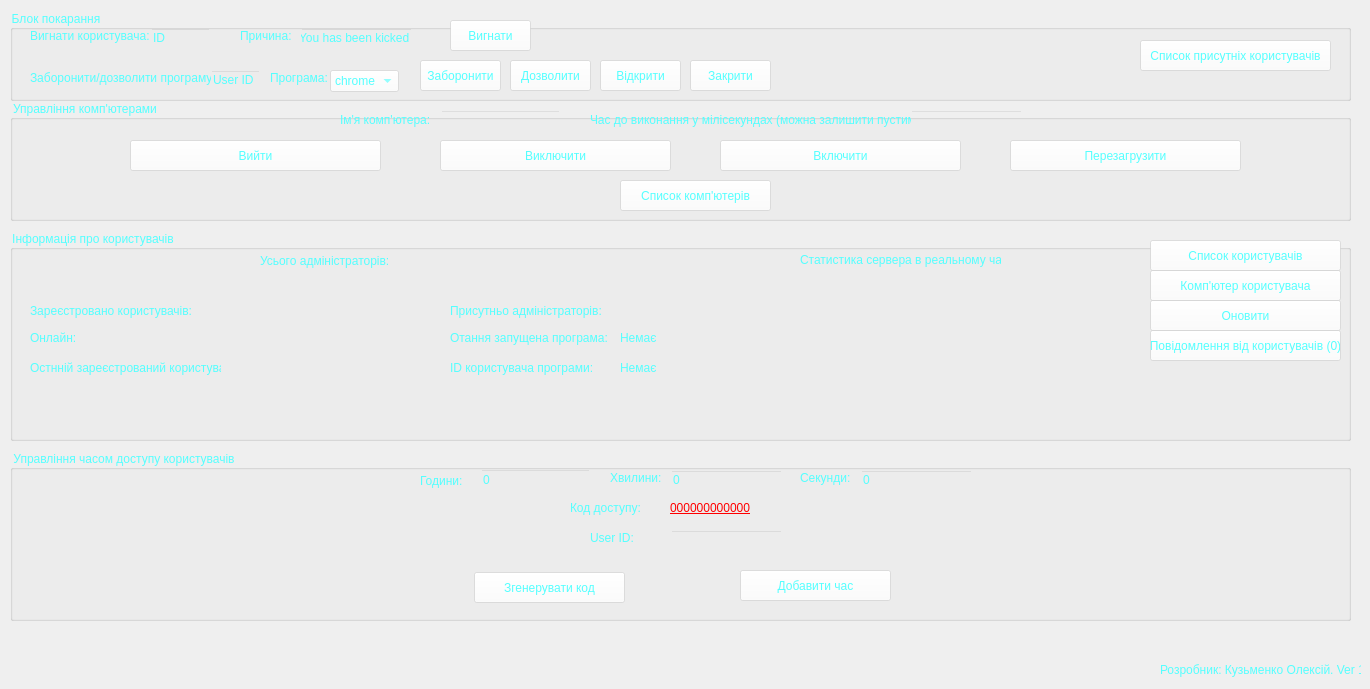
       <widget class="QWidget" name="tab_2">
        <property name="enabled">
         <bool>true</bool>
        </property>
        <property name="styleSheet">
         <string notr="true"/>
        </property>
        <attribute name="title">
         <string>Панель адміністратора</string>
        </attribute>
        <widget class="QGroupBox" name="groupBox_2">
         <property name="geometry">
          <rect>
           <x>10</x>
           <y>10</y>
           <width>1341</width>
           <height>91</height>
          </rect>
         </property>
         <property name="styleSheet">
          <string notr="true">background-color: rgb(106, 151, 246, 0);
color: rgb(85, 255, 255);</string>
         </property>
         <property name="title">
          <string>Блок покарання</string>
         </property>
         <widget class="QLabel" name="label_5">
          <property name="geometry">
           <rect>
            <x>20</x>
            <y>18</y>
            <width>131</width>
            <height>16</height>
           </rect>
          </property>
          <property name="styleSheet">
           <string notr="true">background-color: rgb(106, 151, 246, 0);</string>
          </property>
          <property name="text">
           <string>Вигнати користувача:</string>
          </property>
         </widget>
         <widget class="QLineEdit" name="lineEdit">
          <property name="geometry">
           <rect>
            <x>140</x>
            <y>18</y>
            <width>61</width>
            <height>20</height>
           </rect>
          </property>
          <property name="styleSheet">
           <string notr="true">background-color: rgb(106, 151, 246, 0);</string>
          </property>
          <property name="text">
           <string>ID</string>
          </property>
         </widget>
         <widget class="QLabel" name="label_6">
          <property name="geometry">
           <rect>
            <x>230</x>
            <y>18</y>
            <width>51</width>
            <height>16</height>
           </rect>
          </property>
          <property name="styleSheet">
           <string notr="true">background-color: rgb(106, 151, 246, 0);</string>
          </property>
          <property name="text">
           <string>Причина:</string>
          </property>
         </widget>
         <widget class="QLineEdit" name="lineEdit_2">
          <property name="geometry">
           <rect>
            <x>290</x>
            <y>18</y>
            <width>113</width>
            <height>20</height>
           </rect>
          </property>
          <property name="styleSheet">
           <string notr="true">background-color: rgb(106, 151, 246, 0);</string>
          </property>
          <property name="text">
           <string>You has been kicked</string>
          </property>
         </widget>
         <widget class="QPushButton" name="pushButton_3">
          <property name="geometry">
           <rect>
            <x>440</x>
            <y>10</y>
            <width>81</width>
            <height>31</height>
           </rect>
          </property>
          <property name="styleSheet">
           <string notr="true">QPushButton:disabled{
	color: rgb(170, 170, 127);
	background-color: rgb(170, 170, 127, 60);
}
QPushButton:enabled{
	background-color: rgb(255, 255, 255, 100);
}</string>
          </property>
          <property name="text">
           <string>Вигнати</string>
          </property>
         </widget>
         <widget class="QPushButton" name="pushButton_13">
          <property name="geometry">
           <rect>
            <x>1130</x>
            <y>30</y>
            <width>191</width>
            <height>31</height>
           </rect>
          </property>
          <property name="styleSheet">
           <string notr="true">QPushButton:disabled{
	color: rgb(170, 170, 127);
	background-color: rgb(170, 170, 127, 60);
}
QPushButton:enabled{
	background-color: rgb(255, 255, 255, 100);
}</string>
          </property>
          <property name="text">
           <string>Список присутніх користувачів</string>
          </property>
         </widget>
         <widget class="QLabel" name="label_55">
          <property name="geometry">
           <rect>
            <x>20</x>
            <y>60</y>
            <width>181</width>
            <height>16</height>
           </rect>
          </property>
          <property name="text">
           <string>Заборонити/дозволити програму:</string>
          </property>
         </widget>
         <widget class="QLineEdit" name="lineEdit_9">
          <property name="geometry">
           <rect>
            <x>200</x>
            <y>60</y>
            <width>51</width>
            <height>20</height>
           </rect>
          </property>
          <property name="text">
           <string>User ID</string>
          </property>
         </widget>
         <widget class="QLabel" name="label_56">
          <property name="geometry">
           <rect>
            <x>260</x>
            <y>60</y>
            <width>61</width>
            <height>16</height>
           </rect>
          </property>
          <property name="text">
           <string>Програма:</string>
          </property>
         </widget>
         <widget class="QComboBox" name="comboBox">
          <property name="geometry">
           <rect>
            <x>320</x>
            <y>60</y>
            <width>69</width>
            <height>22</height>
           </rect>
          </property>
          <property name="styleSheet">
           <string notr="true">QComboBox:enabled{
	background-color: rgb(255, 255, 255, 100);
}</string>
          </property>
          <item>
           <property name="text">
            <string>chrome</string>
           </property>
          </item>
          <item>
           <property name="text">
            <string>firefox</string>
           </property>
          </item>
          <item>
           <property name="text">
            <string>wmp</string>
           </property>
          </item>
          <item>
           <property name="text">
            <string>winrar</string>
           </property>
          </item>
         </widget>
         <widget class="QPushButton" name="pushButton_21">
          <property name="geometry">
           <rect>
            <x>410</x>
            <y>50</y>
            <width>81</width>
            <height>31</height>
           </rect>
          </property>
          <property name="styleSheet">
           <string notr="true">QPushButton:disabled{
	color: rgb(170, 170, 127);
	background-color: rgb(170, 170, 127, 60);
}
QPushButton:enabled{
	background-color: rgb(255, 255, 255, 100);
}</string>
          </property>
          <property name="text">
           <string>Заборонити</string>
          </property>
         </widget>
         <widget class="QPushButton" name="pushButton_22">
          <property name="geometry">
           <rect>
            <x>500</x>
            <y>50</y>
            <width>81</width>
            <height>31</height>
           </rect>
          </property>
          <property name="styleSheet">
           <string notr="true">QPushButton:disabled{
	color: rgb(170, 170, 127);
	background-color: rgb(170, 170, 127, 60);
}
QPushButton:enabled{
	background-color: rgb(255, 255, 255, 100);
}</string>
          </property>
          <property name="text">
           <string>Дозволити</string>
          </property>
         </widget>
         <widget class="QPushButton" name="pushButton_23">
          <property name="geometry">
           <rect>
            <x>590</x>
            <y>50</y>
            <width>81</width>
            <height>31</height>
           </rect>
          </property>
          <property name="styleSheet">
           <string notr="true">QPushButton:disabled{
	color: rgb(170, 170, 127);
	background-color: rgb(170, 170, 127, 60);
}
QPushButton:enabled{
	background-color: rgb(255, 255, 255, 100);
}</string>
          </property>
          <property name="text">
           <string>Відкрити</string>
          </property>
         </widget>
         <widget class="QPushButton" name="pushButton_24">
          <property name="geometry">
           <rect>
            <x>680</x>
            <y>50</y>
            <width>81</width>
            <height>31</height>
           </rect>
          </property>
          <property name="styleSheet">
           <string notr="true">QPushButton:disabled{
	color: rgb(170, 170, 127);
	background-color: rgb(170, 170, 127, 60);
}
QPushButton:enabled{
	background-color: rgb(255, 255, 255, 100);
}</string>
          </property>
          <property name="text">
           <string>Закрити</string>
          </property>
         </widget>
        </widget>
        <widget class="QGroupBox" name="groupBox_3">
         <property name="geometry">
          <rect>
           <x>10</x>
           <y>100</y>
           <width>1341</width>
           <height>121</height>
          </rect>
         </property>
         <property name="styleSheet">
          <string notr="true">background-color: rgb(106, 151, 246, 0);
color: rgb(85, 255, 255);</string>
         </property>
         <property name="title">
          <string>Управління комп'ютерами</string>
         </property>
         <widget class="QLabel" name="label_9">
          <property name="geometry">
           <rect>
            <x>330</x>
            <y>10</y>
            <width>101</width>
            <height>20</height>
           </rect>
          </property>
          <property name="styleSheet">
           <string notr="true">background-color: rgb(106, 151, 246, 0);</string>
          </property>
          <property name="text">
           <string>Ім'я комп'ютера:</string>
          </property>
         </widget>
         <widget class="QLineEdit" name="lineEdit_5">
          <property name="geometry">
           <rect>
            <x>430</x>
            <y>10</y>
            <width>121</width>
            <height>20</height>
           </rect>
          </property>
          <property name="styleSheet">
           <string notr="true">background-color: rgb(106, 151, 246, 0);</string>
          </property>
         </widget>
         <widget class="QPushButton" name="pushButton_5">
          <property name="geometry">
           <rect>
            <x>120</x>
            <y>40</y>
            <width>251</width>
            <height>31</height>
           </rect>
          </property>
          <property name="styleSheet">
           <string notr="true">QPushButton:disabled{
	color: rgb(170, 170, 127);
	background-color: rgb(170, 170, 127, 60);
}
QPushButton:enabled{
	background-color: rgb(255, 255, 255, 100);
}</string>
          </property>
          <property name="text">
           <string>Вийти</string>
          </property>
         </widget>
         <widget class="QPushButton" name="pushButton_6">
          <property name="geometry">
           <rect>
            <x>430</x>
            <y>40</y>
            <width>231</width>
            <height>31</height>
           </rect>
          </property>
          <property name="styleSheet">
           <string notr="true">QPushButton:disabled{
	color: rgb(170, 170, 127);
	background-color: rgb(170, 170, 127, 60);
}
QPushButton:enabled{
	background-color: rgb(255, 255, 255, 100);
}</string>
          </property>
          <property name="text">
           <string>Виключити</string>
          </property>
         </widget>
         <widget class="QPushButton" name="pushButton_7">
          <property name="geometry">
           <rect>
            <x>710</x>
            <y>40</y>
            <width>241</width>
            <height>31</height>
           </rect>
          </property>
          <property name="styleSheet">
           <string notr="true">QPushButton:disabled{
	color: rgb(170, 170, 127);
	background-color: rgb(170, 170, 127, 60);
}
QPushButton:enabled{
	background-color: rgb(255, 255, 255, 100);
}</string>
          </property>
          <property name="text">
           <string>Включити</string>
          </property>
         </widget>
         <widget class="QLabel" name="label_7">
          <property name="geometry">
           <rect>
            <x>580</x>
            <y>10</y>
            <width>321</width>
            <height>20</height>
           </rect>
          </property>
          <property name="styleSheet">
           <string notr="true">background-color: rgb(106, 151, 246, 0);</string>
          </property>
          <property name="text">
           <string>Час до виконання у мілісекундах (можна залишити пустим):</string>
          </property>
         </widget>
         <widget class="QLineEdit" name="lineEdit_3">
          <property name="geometry">
           <rect>
            <x>900</x>
            <y>10</y>
            <width>113</width>
            <height>20</height>
           </rect>
          </property>
          <property name="styleSheet">
           <string notr="true">background-color: rgb(106, 151, 246, 0);</string>
          </property>
         </widget>
         <widget class="QPushButton" name="pushButton_4">
          <property name="geometry">
           <rect>
            <x>1000</x>
            <y>40</y>
            <width>231</width>
            <height>31</height>
           </rect>
          </property>
          <property name="styleSheet">
           <string notr="true">QPushButton:disabled{
	color: rgb(170, 170, 127);
	background-color: rgb(170, 170, 127, 60);
}
QPushButton:enabled{
	background-color: rgb(255, 255, 255, 100);
}</string>
          </property>
          <property name="text">
           <string>Перезагрузити</string>
          </property>
         </widget>
         <widget class="QPushButton" name="pushButton_8">
          <property name="geometry">
           <rect>
            <x>610</x>
            <y>80</y>
            <width>151</width>
            <height>31</height>
           </rect>
          </property>
          <property name="styleSheet">
           <string notr="true">QPushButton:disabled{
	color: rgb(170, 170, 127);
	background-color: rgb(170, 170, 127, 60);
}
QPushButton:enabled{
	background-color: rgb(255, 255, 255, 100);
}</string>
          </property>
          <property name="text">
           <string>Список комп'ютерів</string>
          </property>
         </widget>
        </widget>
        <widget class="QGroupBox" name="groupBox_6">
         <property name="geometry">
          <rect>
           <x>10</x>
           <y>230</y>
           <width>1341</width>
           <height>211</height>
          </rect>
         </property>
         <property name="styleSheet">
          <string notr="true">background-color: rgb(106, 151, 246, 0);
color: rgb(85, 255, 255);</string>
         </property>
         <property name="title">
          <string>Інформація про користувачів</string>
         </property>
         <widget class="QLabel" name="label_20">
          <property name="geometry">
           <rect>
            <x>20</x>
            <y>70</y>
            <width>171</width>
            <height>21</height>
           </rect>
          </property>
          <property name="styleSheet">
           <string notr="true">background-color: rgb(106, 151, 246, 0);</string>
          </property>
          <property name="text">
           <string>Зареєстровано користувачів:</string>
          </property>
         </widget>
         <widget class="QLabel" name="label_21">
          <property name="geometry">
           <rect>
            <x>200</x>
            <y>70</y>
            <width>41</width>
            <height>21</height>
           </rect>
          </property>
          <property name="styleSheet">
           <string notr="true">background-color: rgb(106, 151, 246, 0);</string>
          </property>
          <property name="text">
           <string/>
          </property>
         </widget>
         <widget class="QLabel" name="label_22">
          <property name="geometry">
           <rect>
            <x>20</x>
            <y>100</y>
            <width>151</width>
            <height>16</height>
           </rect>
          </property>
          <property name="styleSheet">
           <string notr="true">background-color: rgb(106, 151, 246, 0);</string>
          </property>
          <property name="text">
           <string>Онлайн:</string>
          </property>
         </widget>
         <widget class="QLabel" name="label_23">
          <property name="geometry">
           <rect>
            <x>200</x>
            <y>100</y>
            <width>51</width>
            <height>16</height>
           </rect>
          </property>
          <property name="styleSheet">
           <string notr="true">background-color: rgb(106, 151, 246, 0);</string>
          </property>
          <property name="text">
           <string/>
          </property>
         </widget>
         <widget class="QPushButton" name="pushButton_9">
          <property name="geometry">
           <rect>
            <x>1140</x>
            <y>10</y>
            <width>191</width>
            <height>31</height>
           </rect>
          </property>
          <property name="styleSheet">
           <string notr="true">QPushButton:disabled{
	color: rgb(170, 170, 127);
	background-color: rgb(170, 170, 127, 60);
}
QPushButton:enabled{
	background-color: rgb(255, 255, 255, 100);
}</string>
          </property>
          <property name="text">
           <string>Список користувачів</string>
          </property>
         </widget>
         <widget class="QLabel" name="label_24">
          <property name="geometry">
           <rect>
            <x>20</x>
            <y>130</y>
            <width>191</width>
            <height>16</height>
           </rect>
          </property>
          <property name="styleSheet">
           <string notr="true">background-color: rgb(106, 151, 246, 0);</string>
          </property>
          <property name="text">
           <string>Остнній зареєстрований користувач:</string>
          </property>
         </widget>
         <widget class="QLabel" name="label_25">
          <property name="geometry">
           <rect>
            <x>240</x>
            <y>130</y>
            <width>51</width>
            <height>16</height>
           </rect>
          </property>
          <property name="styleSheet">
           <string notr="true">background-color: rgb(106, 151, 246, 0);</string>
          </property>
          <property name="text">
           <string/>
          </property>
         </widget>
         <widget class="QLabel" name="label_26">
          <property name="geometry">
           <rect>
            <x>440</x>
            <y>70</y>
            <width>151</width>
            <height>21</height>
           </rect>
          </property>
          <property name="styleSheet">
           <string notr="true">background-color: rgb(106, 151, 246, 0);</string>
          </property>
          <property name="text">
           <string>Присутньо адміністраторів:</string>
          </property>
         </widget>
         <widget class="QLabel" name="label_27">
          <property name="geometry">
           <rect>
            <x>610</x>
            <y>70</y>
            <width>51</width>
            <height>21</height>
           </rect>
          </property>
          <property name="styleSheet">
           <string notr="true">background-color: rgb(106, 151, 246, 0);</string>
          </property>
          <property name="text">
           <string/>
          </property>
         </widget>
         <widget class="QPushButton" name="pushButton_11">
          <property name="geometry">
           <rect>
            <x>1140</x>
            <y>40</y>
            <width>191</width>
            <height>31</height>
           </rect>
          </property>
          <property name="styleSheet">
           <string notr="true">QPushButton:disabled{
	color: rgb(170, 170, 127);
	background-color: rgb(170, 170, 127, 60);
}
QPushButton:enabled{
	background-color: rgb(255, 255, 255, 100);
}</string>
          </property>
          <property name="text">
           <string>Комп'ютер користувача</string>
          </property>
         </widget>
         <widget class="QLabel" name="label_28">
          <property name="geometry">
           <rect>
            <x>440</x>
            <y>100</y>
            <width>161</width>
            <height>16</height>
           </rect>
          </property>
          <property name="styleSheet">
           <string notr="true">background-color: rgb(106, 151, 246, 0);</string>
          </property>
          <property name="text">
           <string>Отання запущена програма:</string>
          </property>
         </widget>
         <widget class="QLabel" name="label_29">
          <property name="geometry">
           <rect>
            <x>610</x>
            <y>100</y>
            <width>41</width>
            <height>16</height>
           </rect>
          </property>
          <property name="styleSheet">
           <string notr="true">background-color: rgb(106, 151, 246, 0);</string>
          </property>
          <property name="text">
           <string>Немає</string>
          </property>
         </widget>
         <widget class="QLabel" name="label_30">
          <property name="geometry">
           <rect>
            <x>440</x>
            <y>130</y>
            <width>151</width>
            <height>16</height>
           </rect>
          </property>
          <property name="styleSheet">
           <string notr="true">background-color: rgb(106, 151, 246, 0);</string>
          </property>
          <property name="text">
           <string>ID користувача програми:</string>
          </property>
         </widget>
         <widget class="QLabel" name="label_31">
          <property name="geometry">
           <rect>
            <x>610</x>
            <y>130</y>
            <width>51</width>
            <height>16</height>
           </rect>
          </property>
          <property name="styleSheet">
           <string notr="true">background-color: rgb(106, 151, 246, 0);</string>
          </property>
          <property name="text">
           <string>Немає</string>
          </property>
         </widget>
         <widget class="QPushButton" name="pushButton_12">
          <property name="geometry">
           <rect>
            <x>1140</x>
            <y>70</y>
            <width>191</width>
            <height>31</height>
           </rect>
          </property>
          <property name="styleSheet">
           <string notr="true">QPushButton:disabled{
	color: rgb(170, 170, 127);
	background-color: rgb(170, 170, 127, 60);
}
QPushButton:enabled{
	background-color: rgb(255, 255, 255, 100);
}</string>
          </property>
          <property name="text">
           <string>Оновити</string>
          </property>
         </widget>
         <widget class="QLabel" name="label_38">
          <property name="geometry">
           <rect>
            <x>250</x>
            <y>20</y>
            <width>131</width>
            <height>21</height>
           </rect>
          </property>
          <property name="styleSheet">
           <string notr="true">background-color: rgb(106, 151, 246, 0);</string>
          </property>
          <property name="text">
           <string>Усього адміністраторів:</string>
          </property>
         </widget>
         <widget class="QLabel" name="label_39">
          <property name="geometry">
           <rect>
            <x>400</x>
            <y>20</y>
            <width>61</width>
            <height>21</height>
           </rect>
          </property>
          <property name="styleSheet">
           <string notr="true">background-color: rgb(106, 151, 246, 0);</string>
          </property>
          <property name="text">
           <string/>
          </property>
         </widget>
         <widget class="QLabel" name="label_18">
          <property name="geometry">
           <rect>
            <x>790</x>
            <y>20</y>
            <width>201</width>
            <height>20</height>
           </rect>
          </property>
          <property name="text">
           <string>Статистика сервера в реальному часі:</string>
          </property>
         </widget>
         <widget class="QTextEdit" name="textEdit">
          <property name="enabled">
           <bool>true</bool>
          </property>
          <property name="geometry">
           <rect>
            <x>680</x>
            <y>50</y>
            <width>431</width>
            <height>151</height>
           </rect>
          </property>
         </widget>
         <widget class="QPushButton" name="pushButton_20">
          <property name="geometry">
           <rect>
            <x>1140</x>
            <y>100</y>
            <width>191</width>
            <height>31</height>
           </rect>
          </property>
          <property name="styleSheet">
           <string notr="true">QPushButton:disabled{
	color: rgb(170, 170, 127);
	background-color: rgb(170, 170, 127, 60);
}
QPushButton:enabled{
	background-color: rgb(255, 255, 255, 100);
}</string>
          </property>
          <property name="text">
           <string>Повідомлення від користувачів (0)</string>
          </property>
         </widget>
        </widget>
        <widget class="QLabel" name="label_41">
         <property name="geometry">
          <rect>
           <x>0</x>
           <y>0</y>
           <width>47</width>
           <height>13</height>
          </rect>
         </property>
         <property name="text">
          <string/>
         </property>
        </widget>
        <widget class="QGroupBox" name="groupBox_7">
         <property name="geometry">
          <rect>
           <x>10</x>
           <y>450</y>
           <width>1341</width>
           <height>171</height>
          </rect>
         </property>
         <property name="styleSheet">
          <string notr="true">background-color: rgb(106, 151, 246, 0);
color: rgb(85, 255, 255);</string>
         </property>
         <property name="title">
          <string>Управління часом доступу користувачів</string>
         </property>
         <widget class="QLabel" name="label_43">
          <property name="geometry">
           <rect>
            <x>410</x>
            <y>20</y>
            <width>51</width>
            <height>21</height>
           </rect>
          </property>
          <property name="text">
           <string>Години:</string>
          </property>
         </widget>
         <widget class="QLineEdit" name="lineEdit_4">
          <property name="geometry">
           <rect>
            <x>470</x>
            <y>19</y>
            <width>111</width>
            <height>21</height>
           </rect>
          </property>
          <property name="text">
           <string>0</string>
          </property>
         </widget>
         <widget class="QLabel" name="label_44">
          <property name="geometry">
           <rect>
            <x>600</x>
            <y>20</y>
            <width>51</width>
            <height>16</height>
           </rect>
          </property>
          <property name="text">
           <string>Хвилини:</string>
          </property>
         </widget>
         <widget class="QLineEdit" name="lineEdit_6">
          <property name="geometry">
           <rect>
            <x>660</x>
            <y>20</y>
            <width>113</width>
            <height>20</height>
           </rect>
          </property>
          <property name="text">
           <string>0</string>
          </property>
         </widget>
         <widget class="QLabel" name="label_45">
          <property name="geometry">
           <rect>
            <x>790</x>
            <y>20</y>
            <width>51</width>
            <height>16</height>
           </rect>
          </property>
          <property name="text">
           <string>Секунди:</string>
          </property>
         </widget>
         <widget class="QLineEdit" name="lineEdit_7">
          <property name="geometry">
           <rect>
            <x>850</x>
            <y>20</y>
            <width>113</width>
            <height>20</height>
           </rect>
          </property>
          <property name="text">
           <string>0</string>
          </property>
         </widget>
         <widget class="QLabel" name="label_46">
          <property name="geometry">
           <rect>
            <x>560</x>
            <y>50</y>
            <width>81</width>
            <height>16</height>
           </rect>
          </property>
          <property name="text">
           <string>Код доступу:</string>
          </property>
         </widget>
         <widget class="QLabel" name="label_47">
          <property name="geometry">
           <rect>
            <x>660</x>
            <y>50</y>
            <width>141</width>
            <height>16</height>
           </rect>
          </property>
          <property name="styleSheet">
           <string notr="true">color: rgb(255, 0, 0);
font: 75 15pt &quot;MS Shell Dlg 2&quot;;
text-decoration: underline;</string>
          </property>
          <property name="text">
           <string>000000000000</string>
          </property>
         </widget>
         <widget class="QLabel" name="label_48">
          <property name="geometry">
           <rect>
            <x>580</x>
            <y>80</y>
            <width>47</width>
            <height>16</height>
           </rect>
          </property>
          <property name="text">
           <string>User ID:</string>
          </property>
         </widget>
         <widget class="QLineEdit" name="lineEdit_8">
          <property name="geometry">
           <rect>
            <x>660</x>
            <y>80</y>
            <width>113</width>
            <height>20</height>
           </rect>
          </property>
         </widget>
         <widget class="QPushButton" name="pushButton_15">
          <property name="geometry">
           <rect>
            <x>464</x>
            <y>122</y>
            <width>151</width>
            <height>31</height>
           </rect>
          </property>
          <property name="styleSheet">
           <string notr="true">QPushButton:disabled{
	color: rgb(170, 170, 127);
	background-color: rgb(170, 170, 127, 60);
}
QPushButton:enabled{
	background-color: rgb(255, 255, 255, 100);
}</string>
          </property>
          <property name="text">
           <string>Згенерувати код</string>
          </property>
         </widget>
         <widget class="QPushButton" name="pushButton_16">
          <property name="geometry">
           <rect>
            <x>730</x>
            <y>120</y>
            <width>151</width>
            <height>31</height>
           </rect>
          </property>
          <property name="styleSheet">
           <string notr="true">QPushButton:disabled{
	color: rgb(170, 170, 127);
	background-color: rgb(170, 170, 127, 60);
}
QPushButton:enabled{
	background-color: rgb(255, 255, 255, 100);
}</string>
          </property>
          <property name="text">
           <string>Добавити час</string>
          </property>
         </widget>
        </widget>
        <widget class="QLabel" name="label_57">
         <property name="geometry">
          <rect>
           <x>1160</x>
           <y>660</y>
           <width>201</width>
           <height>20</height>
          </rect>
         </property>
         <property name="styleSheet">
          <string notr="true">color: rgb(85, 255, 255);</string>
         </property>
         <property name="text">
          <string>Розробник: Кузьменко Олексій. Ver 1.3</string>
         </property>
        </widget>
        <zorder>label_41</zorder>
        <zorder>groupBox_2</zorder>
        <zorder>groupBox_3</zorder>
        <zorder>groupBox_6</zorder>
        <zorder>groupBox_7</zorder>
        <zorder>label_57</zorder>
       </widget>
